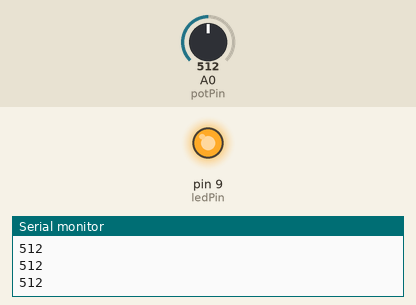
A sketch run on a simulated Arduino Uno, built with avr-gcc and run on an emulated ATmega328P. Parts: output pins drawn as LEDs (lit = HIGH), the last lines printed to the serial monitor. Inputs (shaded band) come from the test bench; at power-on: A0 (potPin) = 512.

Above: at 1.2 s.
1.3 s: A0 (potPin) set to 502
At 1.8 s:
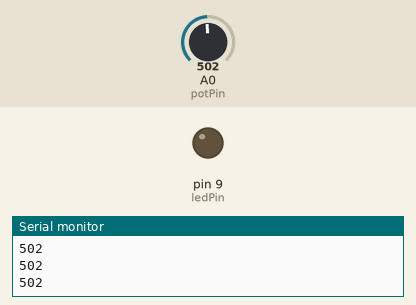
2.8 s: A0 (potPin) set to 522
At 3.1 s:
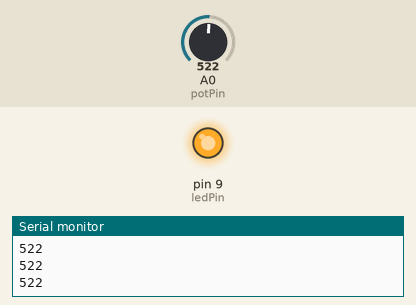
4.3 s: A0 (potPin) set to 511
At 5.7 s:
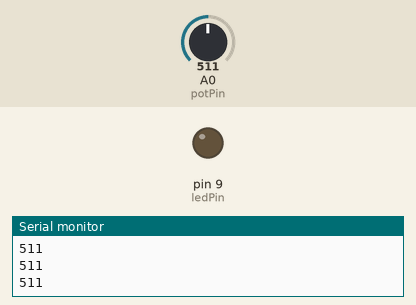
Timing chart, 0 to 7.3 s (numbered marks = the images above; inputs shaded):
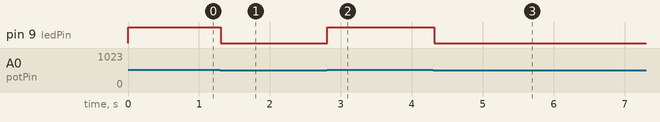

The sketch:

Task_1.ino
```cpp
const int potPin = A0;   // potentiometer middle pin
const int ledPin = 9;    // LED (with resistor) on pin 9

void setup() {
  pinMode(ledPin, OUTPUT);
  Serial.begin(9600);    // same baud rate as your Python script
}

void loop() {
  int potValue = analogRead(potPin);   // 0 to 1023

  if (potValue >= 512) {               // knob at half or more
    digitalWrite(ledPin, HIGH);
  } else {
    digitalWrite(ledPin, LOW);
  }

  Serial.println(potValue);            // Python can still read this
  delay(100);
}
```

Measured:
- the behaviour switches between 512 and 511 on A0 (potPin) (found by bisection; images 0 and 1)
- after the input at 1.3 s, pin 9 (ledPin): HIGH → LOW at once
- after the input at 2.8 s, pin 9 (ledPin): LOW → HIGH at once
- after the input at 4.3 s, pin 9 (ledPin): HIGH → LOW at once
